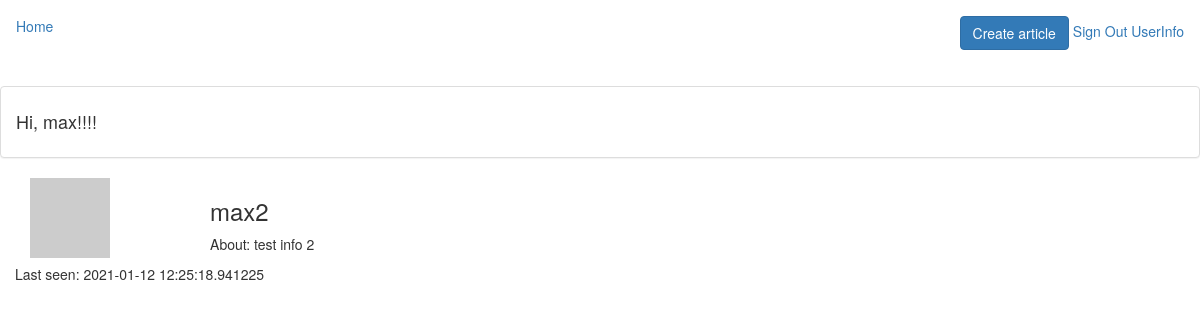
The app's page /user/max2 (signed in) with its own data.
### app/models.py (models this page shows, shortened)
class User(UserMixin, db.Model):
    id = db.Column(db.Integer, primary_key=True)
    username = db.Column(db.String(64), index=True, unique=True)
    email = db.Column(db.String(128), index=True, unique=True)
    password_hash = db.Column(db.String(128))
    posts = db.relationship('Article', backref='author', lazy='dynamic')
    about_me = db.Column(db.String(140))
    last_seen = db.Column(db.DateTime, default=datetime.utcnow)
    def avatar(self, size):
        avacode = md5(self.email.encode('utf-8')).hexdigest()
        return 'https://www.gravatar.com/avatar/{}?d=identicon&=s={}'.format(avacode, size)

### app/routes.py (the view)
@app.route('/user/<username>')
@login_required
def user(username):
    user = User.query.filter_by(username=username).first_or_404()
    posts = [
        {'author': user, 'body': 'test_1'},
        {'author': user, 'body': 'test_2'},
    ]
    return render_template('user.html', title='user info', user=user, posts=posts)

### app/models.py (called while the page is built)
@login.user_loader
def load_user(id):
    return User.query.get(int(id))

### app/routes.py (called while the page is built)
@app.before_request
def before_request():
    if current_user.is_authenticated:
        current_user.last_seen = datetime.utcnow()
        db.session.commit()

### app/templates/user.html (shortened to what this page needs)
{% extends 'base.html' %}
{% block app_content %}
<div class="row">
    <div class="col-md-2"><img src="{{ user.avatar(128) }}"></div>
    <div class="sol-md-10">
        <h3>{{ user.username }}</h3>
        {% if user.about_me %}
        <p>About: {{ user.about_me }}</p>
        {% endif %}
        {% if user.last_seen %}
        <p>Last seen: {{ user.last_seen }}</p>
        {% endif %}
    </div>
</div>
{% endblock %}

### app/templates/base.html (shortened to what this page needs)
{% extends 'bootstrap/base.html' %}
{% block navbar %}
    <nav class="navbar navbar=default" style="padding: 15px;">
        <a href="/index">Home</a>
        <div style="float:right">
            {% if current_user.is_anonymous %}
            <a href="/sign_in">Sign In</a>
            <a href="/sign_up">Sign Up</a>
            {% else %}
            <a class="btn btn-primary " href="/create_article">Create article</a>
            <a href="/sign_out">Sign Out</a>
            <a href="/user/{{ current_user.username }}">UserInfo</a>
            {% endif %}
        </div>
    </nav>
{% endblock %}
{% block content %}
    <div class="panel panel-default">
        <div class="panel-body">
            {% if current_user.is_anonymous  %}
                <h4>Hi, Guest!!!!</h4>
            {% else %}
                <h4>Hi, {{current_user.username }}!!!!</h4>
            {% endif %}
        </div>
    </div>
    <div class="container">
        {% block app_content %}
        {% endblock %}
    </div>
{% endblock %}

### records on screen
User: username "max"
User: username "max2", about_me "test info 2", last_seen "2021-01-12 12:25:18.941225"
